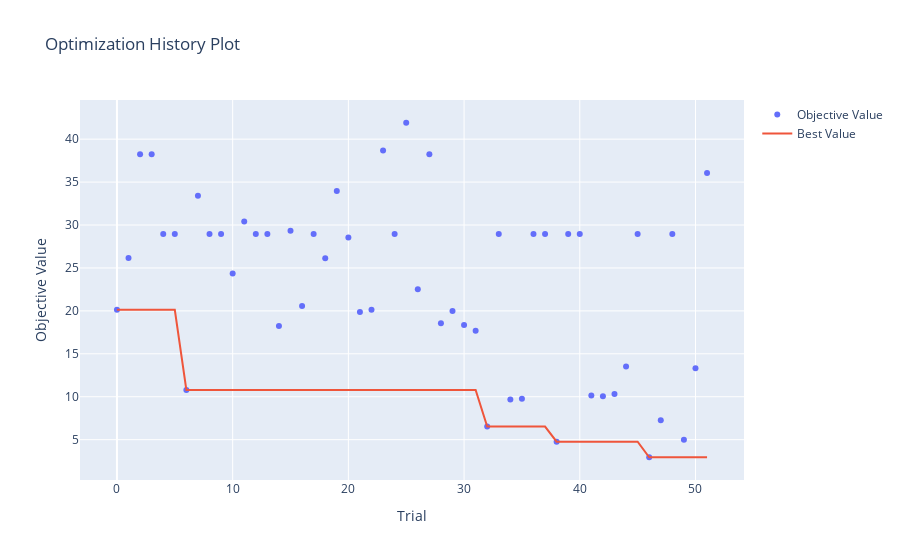

Source (notebook cell):
### Code cell
print(study.study_name)
valid_trials = [t for t in study.trials if t.value is not None]
top_3_trials = sorted(valid_trials, key=lambda t: t.value)[:5]
for i, trial in enumerate(top_3_trials):
    print(f"\nTrial {i+1}:")
    print("Params:", trial.params)
    print("Value:", trial.value)
print("---------------------------------------","\n")
print("Best Result:", study.best_value)

vis.plot_optimization_history(study)

### Figure 1 — Plotly figure (JSON) as saved in the notebook; plotly's stock layout.template omitted (floating-point values rounded to 4 significant figures)
{"data": [{"mode": "markers", "name": "Objective Value", "type": "scatter", "x": [0, 1, 2, 3, 4, 5, 6, 7, 8, 9, 10, 11, 12, 13, 14, 15, 16, 17, 18, 19, 20, 21, 22, 23, 24, 25, 26, 27, 28, 29, 30, 31, 32, 33, 34, 35, 36, 37, 38, 39, 40, 41, 42, 43, 44, 45, 46, 47, 48, 49, 50, 51], "y": [20.12, 26.15, 38.24, 38.24, 28.95, 28.95, 10.78, 33.4, 28.95, 28.95, 24.35, 30.42, 28.95, 28.95, 18.24, 29.32, 20.58, 28.95, 26.12, 33.96, 28.53, 19.88, 20.12, 38.67, 28.95, 41.91, 22.53, 38.24, 18.56, 19.99, 18.36, 17.69, 6.523, 28.95, 9.677, 9.764, 28.95, 28.95, 4.76, 28.95, 28.95, 10.13, 10.04, 10.31, 13.52, 28.95, 2.952, 7.252, 28.95, 4.995, 13.3, 36.07]}, {"mode": "lines", "name": "Best Value", "type": "scatter", "x": [0, 1, 2, 3, 4, 5, 6, 7, 8, 9, 10, 11, 12, 13, 14, 15, 16, 17, 18, 19, 20, 21, 22, 23, 24, 25, 26, 27, 28, 29, 30, 31, 32, 33, 34, 35, 36, 37, 38, 39, 40, 41, 42, 43, 44, 45, 46, 47, 48, 49, 50, 51], "y": [20.12, 20.12, 20.12, 20.12, 20.12, 20.12, 10.78, 10.78, 10.78, 10.78, 10.78, 10.78, 10.78, 10.78, 10.78, 10.78, 10.78, 10.78, 10.78, 10.78, 10.78, 10.78, 10.78, 10.78, 10.78, 10.78, 10.78, 10.78, 10.78, 10.78, 10.78, 10.78, 6.523, 6.523, 6.523, 6.523, 6.523, 6.523, 4.76, 4.76, 4.76, 4.76, 4.76, 4.76, 4.76, 4.76, 2.952, 2.952, 2.952, 2.952, 2.952, 2.952]}, {"marker": {"color": "#cccccc"}, "mode": "markers", "name": "Infeasible Trial", "showlegend": false, "type": "scatter", "x": [], "y": []}], "layout": {"title": {"text": "Optimization History Plot"}, "xaxis": {"title": {"text": "Trial"}}, "yaxis": {"title": {"text": "Objective Value"}}}}
